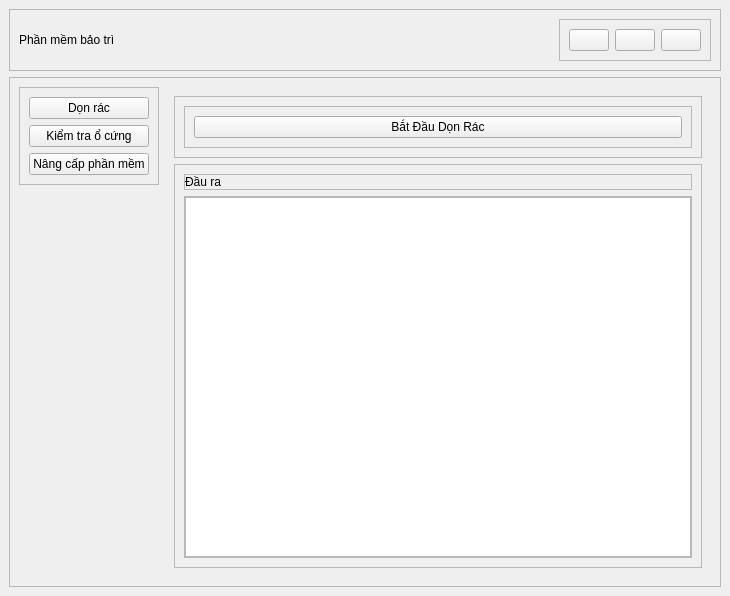
<?xml version="1.0" encoding="UTF-8"?>
<ui version="4.0">
 <class>MainWindow</class>
 <widget class="QMainWindow" name="MainWindow">
  <property name="geometry">
   <rect>
    <x>0</x>
    <y>0</y>
    <width>730</width>
    <height>596</height>
   </rect>
  </property>
  <property name="windowTitle">
   <string>MainWindow</string>
  </property>
  <widget class="QWidget" name="centralwidget">
   <layout class="QVBoxLayout" name="verticalLayout">
    <item>
     <widget class="QFrame" name="title">
      <property name="frameShape">
       <enum>QFrame::Shape::StyledPanel</enum>
      </property>
      <property name="frameShadow">
       <enum>QFrame::Shadow::Raised</enum>
      </property>
      <layout class="QHBoxLayout" name="horizontalLayout_6">
       <item>
        <widget class="QLabel" name="label_2">
         <property name="text">
          <string>Phần mềm bảo trì</string>
         </property>
        </widget>
       </item>
       <item alignment="Qt::AlignmentFlag::AlignRight">
        <widget class="QFrame" name="frame_7">
         <property name="frameShape">
          <enum>QFrame::Shape::StyledPanel</enum>
         </property>
         <property name="frameShadow">
          <enum>QFrame::Shadow::Raised</enum>
         </property>
         <layout class="QHBoxLayout" name="horizontalLayout_7">
          <item>
           <widget class="QPushButton" name="pushButton_4">
            <property name="text">
             <string/>
            </property>
           </widget>
          </item>
          <item>
           <widget class="QPushButton" name="pushButton_5">
            <property name="text">
             <string/>
            </property>
           </widget>
          </item>
          <item>
           <widget class="QPushButton" name="pushButton_6">
            <property name="text">
             <string/>
            </property>
           </widget>
          </item>
         </layout>
        </widget>
       </item>
      </layout>
     </widget>
    </item>
    <item>
     <widget class="QFrame" name="frame_2">
      <property name="frameShape">
       <enum>QFrame::Shape::StyledPanel</enum>
      </property>
      <property name="frameShadow">
       <enum>QFrame::Shadow::Raised</enum>
      </property>
      <layout class="QHBoxLayout" name="horizontalLayout_2">
       <item alignment="Qt::AlignmentFlag::AlignTop">
        <widget class="QFrame" name="frame">
         <property name="frameShape">
          <enum>QFrame::Shape::StyledPanel</enum>
         </property>
         <property name="frameShadow">
          <enum>QFrame::Shadow::Raised</enum>
         </property>
         <layout class="QVBoxLayout" name="verticalLayout_2">
          <item>
           <widget class="QPushButton" name="btn_clean">
            <property name="text">
             <string>Dọn rác</string>
            </property>
           </widget>
          </item>
          <item>
           <widget class="QPushButton" name="btn_check">
            <property name="text">
             <string>Kiểm tra ổ cứng</string>
            </property>
           </widget>
          </item>
          <item>
           <widget class="QPushButton" name="btn_upgrade">
            <property name="text">
             <string>Nâng cấp phần mềm</string>
            </property>
           </widget>
          </item>
         </layout>
        </widget>
       </item>
       <item>
        <widget class="QStackedWidget" name="stackedWidget">
         <property name="currentIndex">
          <number>0</number>
         </property>
         <widget class="QWidget" name="clean">
          <layout class="QVBoxLayout" name="verticalLayout_3">
           <item>
            <widget class="QFrame" name="frame_3">
             <property name="frameShape">
              <enum>QFrame::Shape::StyledPanel</enum>
             </property>
             <property name="frameShadow">
              <enum>QFrame::Shadow::Raised</enum>
             </property>
             <layout class="QHBoxLayout" name="horizontalLayout">
              <item>
               <widget class="QFrame" name="frame_8">
                <property name="frameShape">
                 <enum>QFrame::Shape::StyledPanel</enum>
                </property>
                <property name="frameShadow">
                 <enum>QFrame::Shadow::Raised</enum>
                </property>
                <layout class="QVBoxLayout" name="verticalLayout_8">
                 <item>
                  <widget class="QPushButton" name="btn_start_clean">
                   <property name="text">
                    <string>Bắt Đầu Dọn Rác</string>
                   </property>
                  </widget>
                 </item>
                </layout>
               </widget>
              </item>
             </layout>
            </widget>
           </item>
           <item>
            <widget class="QFrame" name="frame_4">
             <property name="frameShape">
              <enum>QFrame::Shape::StyledPanel</enum>
             </property>
             <property name="frameShadow">
              <enum>QFrame::Shadow::Raised</enum>
             </property>
             <layout class="QVBoxLayout" name="verticalLayout_4">
              <item>
               <widget class="QFrame" name="frame_5">
                <property name="frameShape">
                 <enum>QFrame::Shape::StyledPanel</enum>
                </property>
                <property name="frameShadow">
                 <enum>QFrame::Shadow::Raised</enum>
                </property>
                <layout class="QVBoxLayout" name="verticalLayout_5">
                 <property name="spacing">
                  <number>0</number>
                 </property>
                 <property name="leftMargin">
                  <number>0</number>
                 </property>
                 <property name="topMargin">
                  <number>0</number>
                 </property>
                 <property name="rightMargin">
                  <number>0</number>
                 </property>
                 <property name="bottomMargin">
                  <number>0</number>
                 </property>
                 <item>
                  <widget class="QLabel" name="label">
                   <property name="text">
                    <string>Đầu ra</string>
                   </property>
                  </widget>
                 </item>
                </layout>
               </widget>
              </item>
              <item>
               <widget class="QFrame" name="frame_6">
                <property name="frameShape">
                 <enum>QFrame::Shape::StyledPanel</enum>
                </property>
                <property name="frameShadow">
                 <enum>QFrame::Shadow::Raised</enum>
                </property>
                <layout class="QVBoxLayout" name="verticalLayout_6">
                 <property name="spacing">
                  <number>0</number>
                 </property>
                 <property name="leftMargin">
                  <number>0</number>
                 </property>
                 <property name="topMargin">
                  <number>0</number>
                 </property>
                 <property name="rightMargin">
                  <number>0</number>
                 </property>
                 <property name="bottomMargin">
                  <number>0</number>
                 </property>
                 <item>
                  <widget class="QTextEdit" name="text_output">
                   <property name="readOnly">
                    <bool>true</bool>
                   </property>
                  </widget>
                 </item>
                </layout>
               </widget>
              </item>
             </layout>
            </widget>
           </item>
          </layout>
         </widget>
         <widget class="QWidget" name="upgrade">
          <layout class="QVBoxLayout" name="verticalLayout_7">
           <item>
            <widget class="QLabel" name="label_3">
             <property name="text">
              <string>Coming soon</string>
             </property>
             <property name="alignment">
              <set>Qt::AlignmentFlag::AlignCenter</set>
             </property>
            </widget>
           </item>
          </layout>
         </widget>
         <widget class="QWidget" name="disk_status">
          <layout class="QVBoxLayout" name="verticalLayout_10">
           <item alignment="Qt::AlignmentFlag::AlignRight|Qt::AlignmentFlag::AlignBottom">
            <widget class="QFrame" name="frame_9">
             <property name="frameShape">
              <enum>QFrame::Shape::StyledPanel</enum>
             </property>
             <property name="frameShadow">
              <enum>QFrame::Shadow::Raised</enum>
             </property>
             <layout class="QHBoxLayout" name="horizontalLayout_3">
              <property name="spacing">
               <number>0</number>
              </property>
              <property name="leftMargin">
               <number>0</number>
              </property>
              <property name="topMargin">
               <number>0</number>
              </property>
              <property name="rightMargin">
               <number>0</number>
              </property>
              <property name="bottomMargin">
               <number>0</number>
              </property>
              <item>
               <widget class="QPushButton" name="btn_refresh">
                <property name="text">
                 <string>Làm mới</string>
                </property>
               </widget>
              </item>
             </layout>
            </widget>
           </item>
           <item>
            <widget class="QScrollArea" name="scrollArea">
             <property name="widgetResizable">
              <bool>true</bool>
             </property>
             <widget class="QWidget" name="scrollAreaWidgetContents">
              <property name="geometry">
               <rect>
                <x>0</x>
                <y>0</y>
                <width>526</width>
                <height>436</height>
               </rect>
              </property>
              <layout class="QVBoxLayout" name="verticalLayout_11">
               <item alignment="Qt::AlignmentFlag::AlignTop">
                <widget class="QFrame" name="disk_info_area">
                 <property name="frameShape">
                  <enum>QFrame::Shape::StyledPanel</enum>
                 </property>
                 <property name="frameShadow">
                  <enum>QFrame::Shadow::Raised</enum>
                 </property>
                 <layout class="QVBoxLayout" name="verticalLayout_area"/>
                </widget>
               </item>
              </layout>
             </widget>
            </widget>
           </item>
          </layout>
         </widget>
        </widget>
       </item>
      </layout>
     </widget>
    </item>
   </layout>
  </widget>
 </widget>
 <resources/>
 <connections/>
</ui>
